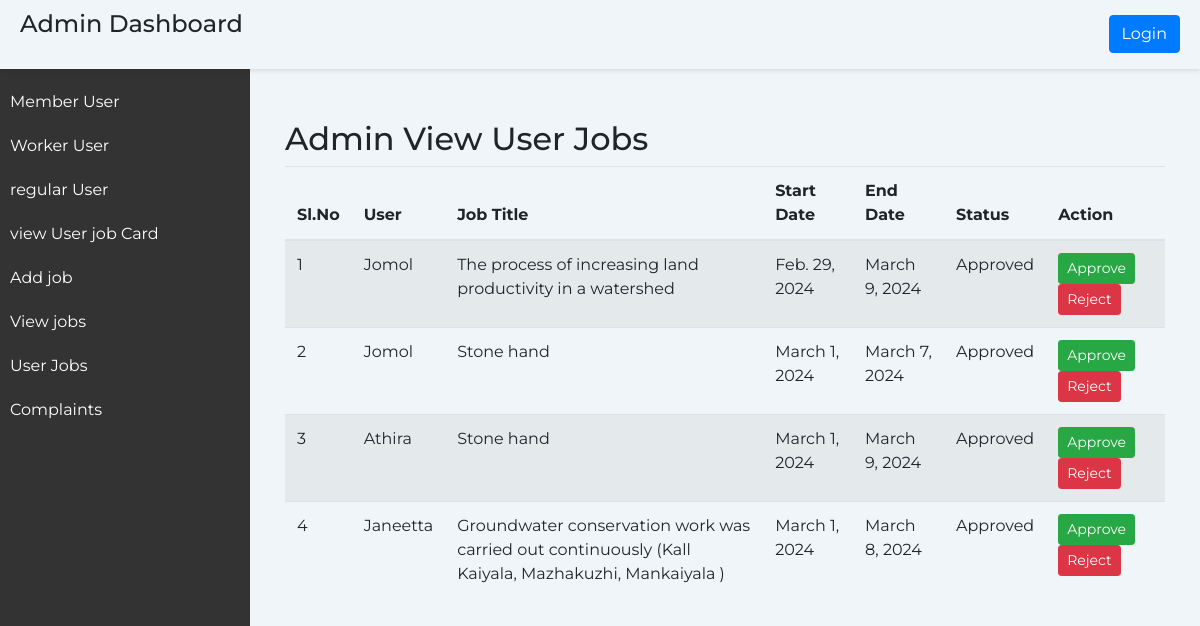
The app's page /admin_view_user_job, older data.
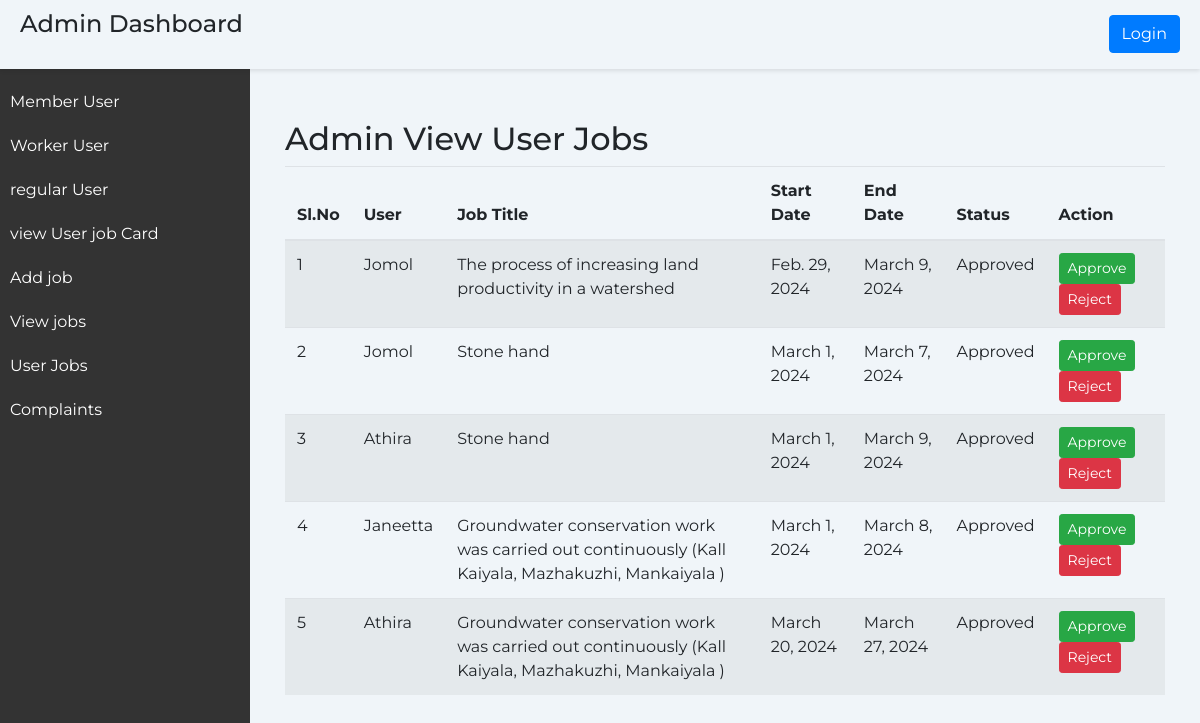
The same page, newer data.
### home/models.py (models this page shows, shortened)
class UserSelectedJob(models.Model):
    user = models.ForeignKey(CustomUser, on_delete=models.CASCADE)
    job = models.ForeignKey(Job, on_delete=models.CASCADE)
    start_date = models.DateField()
    end_date = models.DateField()
    status = models.CharField(max_length=10, default='Pending')

class CustomUser(AbstractUser):
    user_type = models.CharField(max_length=20) # Add any additional fields you need
    email=models.EmailField(unique=True)
    is_mentor = models.BooleanField(default=False)
    admin_id = models.CharField(max_length=10, blank=True, null=True)
    is_verified = models.BooleanField(default=False)
    panchayath_name = models.CharField(max_length=100, blank=True, null=True,default='')
    ward_number = models.CharField(max_length=10, blank=True, null=True,default='')
    has_edited_profile = models.BooleanField(default=False)

class Job(models.Model):
    title = models.CharField(max_length=255)

### home/views.py (the view)
# urls.py: path('admin_view_user_job', views.admin_view_user_job, name='admin_view_user_job'),
def admin_view_user_job(request):
    user_jobs = UserSelectedJob.objects.all()
    return render(request, 'admin_view_user_job.html', {'user_jobs': user_jobs})

### templates/admin_view_user_job.html (shortened to what this page needs)
<!DOCTYPE html>
                <html lang="en">
                <head>
                    <link href="https://maxcdn.bootstrapcdn.com/bootstrap/4.5.2/css/bootstrap.min.css" rel="stylesheet">
                </head>
                <body>
                    <div class="header">
                        <h1 class="page-title">Admin Dashboard</h1>
                        {% if user.is_authenticated %}
                        <a href={% url 'logout' %} class="btn btn-primary ml-lg-3">Logout</a>
                        {% else %}
                        <a href="login.html" class="btn btn-primary ml-lg-3">Login</a>
                        {% endif %}
                     </div>
                    <div class="sidebar">
                        <ul>
                            <li><a href="member">Member User</a></li>
                            <li><a href="worker">Worker User</a></li>
                            <li><a href="user">regular User</a></li>
                            <li><a href="admin_view_job_cards">view User job Card</a></li>
                            <li><a href="add_jobs">Add job</a></li>
                            <li><a href="view_add_job">View jobs</a></li>
                            <li><a href="admin_view_user_job">User Jobs</a></li>
                            <li><a href="admin_complaints">Complaints</a></li>
                        </ul>
                    </div>
                    <div class="content">
                        <div class="container">
                                <h2>Admin View User Jobs</h2>
                                <table class="table table-striped">
                                    <thead>
                                        <tr>
                                            <th> Sl.No</th>
                                            <th>User</th>
                                            <th>Job Title</th>
                                            <th>Start Date</th>
                                            <th>End Date</th>
                                            <th>Status</th>
                                            <th>Action</th>
                                        </tr>
                                    </thead>
                                    <tbody>
                                        {% for user_job in user_jobs %}
                                            <tr>
                                                <td>{{ forloop.counter }}</td>
                                                <td>{{ user_job.user.username }}</td>
                                                <td>{{ user_job.job.title }}</td>
                                                <td>{{ user_job.start_date }}</td>
                                                <td>{{ user_job.end_date }}</td>
                                                <td>{{ user_job.status }}</td>
                                                <td>
                                                    <form method="post" action="{% url 'admin_toggle_approval' user_job.id %}">
                                                        <button type="submit" class="btn btn-success btn-sm" name="action" value="approve">Approve</button>
                                                        <button type="submit" class="btn btn-danger btn-sm" name="action" value="reject">Reject</button>
                                                    </form>
                                                </td>
                                            </tr>
                                        {% endfor %}
                                    </tbody>
                                </table>
                            </div>
                </body>
                </html>

### templates/admin_view_user_job.html (style rules this page uses)
body { font-family: 'Montserrat', sans-serif; background-color: #f0f5f9; margin: 0; padding: 0; }
.header { background-color: #f0f5f9; padding: 10px 20px; box-shadow: 0 2px 4px rgba(0, 0, 0, 0.1); display: flex; justify-content: space-between; align-items: center; width: 100%; position: fixed; z-index: 1; }
.page-title { font-size: 24px; margin-bottom: 20px; }
.sidebar { height: 100%; width: 250px; position: fixed; top: 0; left: 0; background-color: #333; color: #fff; padding-top: 20px; margin-top: 60px; }
.sidebar ul { list-style: none; padding: 0; }
.sidebar li { padding: 10px; }
.sidebar a { color: #fff; text-decoration: none; display: block; }
.content { margin-left: 250px; padding: 20px; }
.container { margin-top: 100px; }

Row changes from the older to the newer data that the page shows:
added UserSelectedJob: user.username "Athira", job "Groundwater conservation work was carried out continuously (Kall Kaiyala, Mazhakuzhi, Mankaiyala )", start_date "March 20, 2024", end_date "March 27, 2024", status "Approved"
